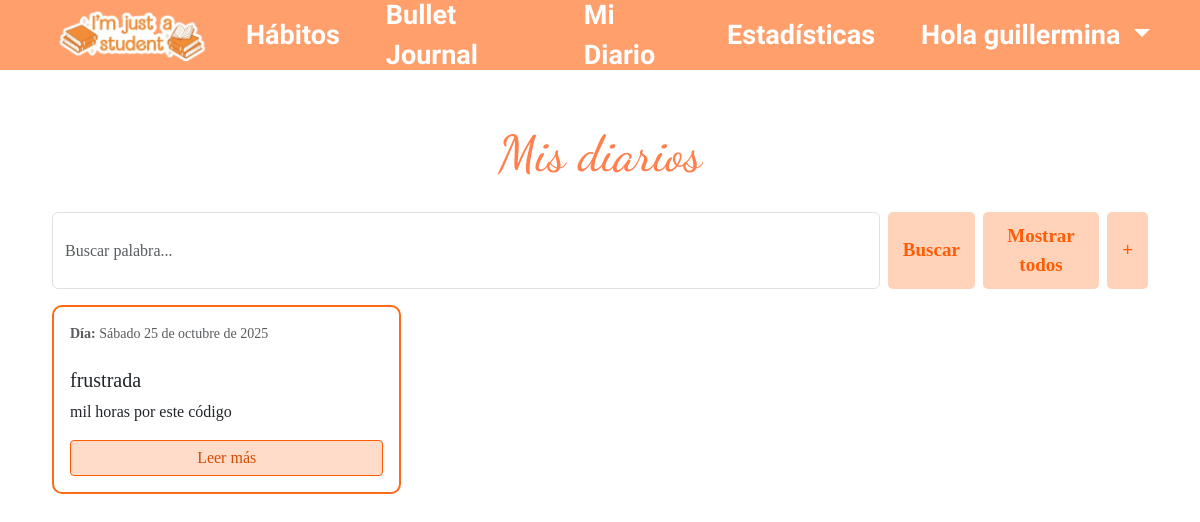
Page /diary/list/ (signed in) on the earlier database version.
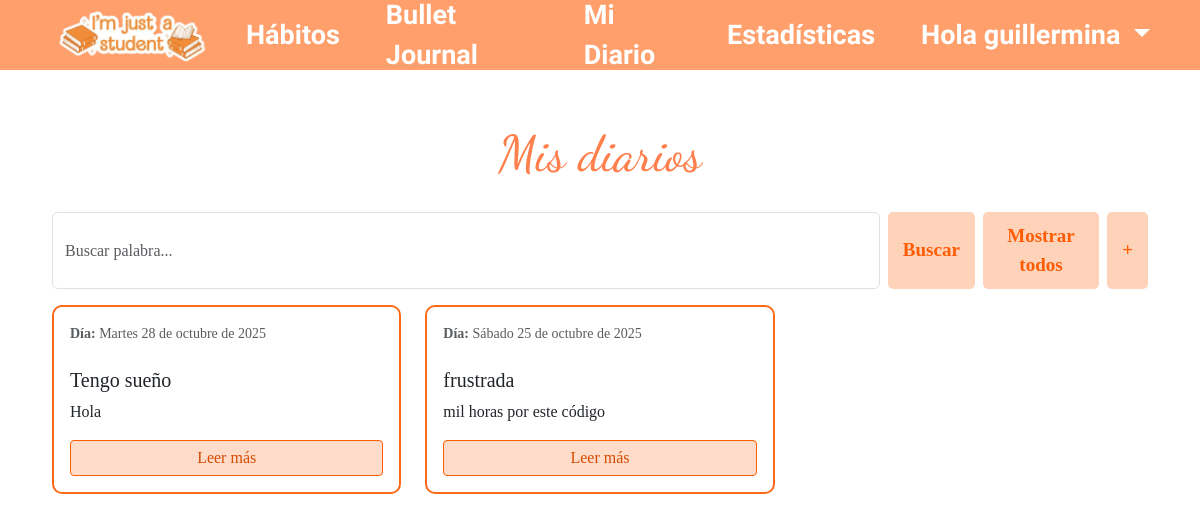
Same page on the later database version.
### bullet_journal/models.py (models this page shows, shortened)
class Journal(models.Model):
    user = models.ForeignKey(User, on_delete=models.CASCADE)
    date = models.DateField()
    mood = models.CharField(max_length=50)
    sleep_hours = models.FloatField(null=True)
    water_glasses = models.IntegerField(null=True)
    exercise = models.BooleanField(default=False)
    image = models.ImageField(upload_to='journal_images/', null=True, blank=True)
    title = models.CharField(max_length=200, blank=True, null=True)
    diary_entry = models.TextField(blank=True, null=True)
    diary_image = models.ImageField(upload_to='diary_images/', null=True, blank=True)
    custom_habits_data = models.JSONField(default=dict, blank=True)
    class Meta:
        unique_together = ('user', 'date')

### bullet_journal/views/journal_views.py (the view)
# urls.py: path('diary/list/', diary_list, name='diary_list'),
@login_required
def diary_list(request):
    query = request.GET.get('q', '').strip()
    if query:
        if HAYSTACK_AVAILABLE:
            try:
                sqs = SearchQuerySet().models(Journal).filter(content=AutoQuery(query)).load_all()
                diary_entries = []
                for r in sqs:
                    obj = getattr(r, 'object', None)
                    if obj and hasattr(obj, 'user') and obj.user_id == getattr(request.user, 'id', None):
                        diary_entries.append(obj)
                if not diary_entries:
                    raise Exception("Haystack no devolvió resultados para el usuario, fallback ORM")
            except Exception:
                diary_entries = Journal.objects.filter(user=request.user).filter(
                    Q(title__icontains=query) | Q(diary_entry__icontains=query)
                ).order_by('-date')
        else:
            diary_entries = Journal.objects.filter(user=request.user).filter(
                Q(title__icontains=query) | Q(diary_entry__icontains=query)
            ).order_by('-date')
    else:
        diary_entries = Journal.objects.filter(user=request.user).order_by('-date')
    return render(request, 'bullet_journal/journal/diary_list.html', {
        'diary_entries': diary_entries,
        'query': query,
    })

### bullet_journal/templates/bullet_journal/journal/diary_list.html (shortened to what this page needs)
{% extends "header.html" %}
{% load static %}
{% load i18n %}
    {% block extra_head %}
    <link rel="stylesheet" href="{% static 'bullet_journal/css/styles.css' %}">
    {% endblock %}
{% block contenido %}
<body>
    <div class="container">
        <div class="journal-form">
            <h1>Mis diarios</h1>
            <form method="get" action="{% url 'diary_list' %}" class="d-flex" style="gap: 8px;">
                <input type="text" name="q" value="{{ query }}"
                class="form-control" placeholder="Buscar palabra...">
                <button type="submit" class="btn btn-secondary">Buscar</button>
                 <a href="{% url 'diary_list' %}" class="btn btn-secondary">Mostrar todos</a>
                 <a href="{% url 'diary_entry' %}" class="btn btn-secondary" style="display: flex; justify-content: center; align-items: center;">+</a>
            </form>
            {% if diary_entries %}
                <div class="row">
                    {% for entry in diary_entries %}
                        {% if entry.title %}
                            <div class="col-md-6 col-lg-4 mb-4">
                                <div class="card h-100 border-orange">
                                    <div class="card-body d-flex flex-column">
                                        <div class="card-title">
                                            <small class="text-muted">
                                                <div class="diary-date" data-date="{{ entry.date|date:'Y-m-d' }}" data-pk="{{ entry.pk }}">
                                                    {% language 'es' %}
                                                        <p><strong>Día:</strong> {{ entry.date|date:"l"|title }} {{ entry.date|date:"j \d\e F \d\e Y" }}</p>
                                                    {% endlanguage %}
                                                </div>
                                            </small>
                                        </div>
                                        <div class="tituloDiario">
                                            <h5 >{{ entry.title }}</h5>
                                        </div>
                                        <p class="card-text flex-grow-1">
                                            {% if entry.diary_entry %}
                                                {{ entry.diary_entry|truncatewords:30 }}
                                            {% else %}
                                                <em class="text-muted">Sin descripción</em>
                                            {% endif %}
                                        </p>
                                        <a href="{% url 'diary_detail' entry.pk %}"
                                        class="btn btn-outline-primary mt-auto">
                                            Leer más
                                        </a>
                                    </div>
                                </div>
                            </div>
                            {% endif %}
                        {% endfor %}
                        </div>
                    </div>
                </div>
            {% endif %}
</body>
{% endblock %}

Differences in the rows shown:
added Journal: date "Martes", date "28 de octubre de 2025", title "Tengo sueño", diary_entry "Hola"
